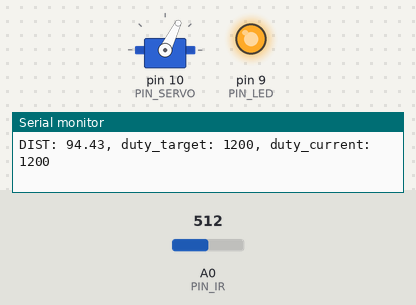
Bench run of a sketch on a simulated Arduino Uno, built with avr-gcc and run on an emulated ATmega328P. Parts: servo, output pins drawn as LEDs (lit = HIGH), the last lines printed to the serial monitor. The test bench sets the inputs (shaded band); at power-on: A0 (PIN_IR) = 512.

Above: at 1.2 s.
1.3 s: A0 (PIN_IR) set to 351
2.8 s: A0 (PIN_IR) set to 332
At 3.7 s:
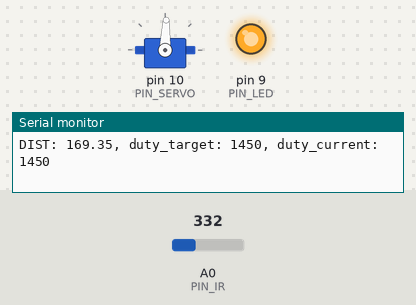
4.4 s: A0 (PIN_IR) set to 306
At 5.0 s:
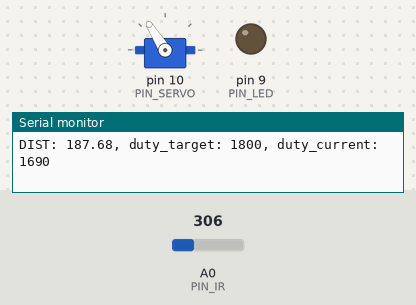
6.0 s: A0 (PIN_IR) set to 510
At 7.2 s:
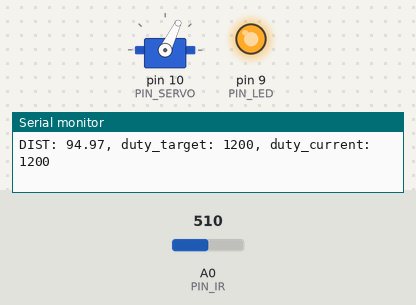
7.8 s: A0 (PIN_IR) set to 165
At 7.95 s:
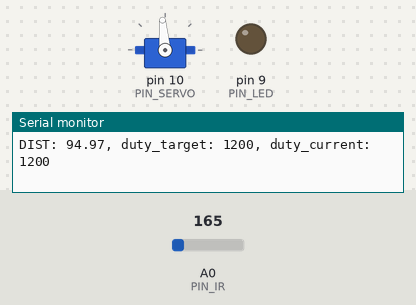
9.6 s: A0 (PIN_IR) set to 0
At 10.4 s:
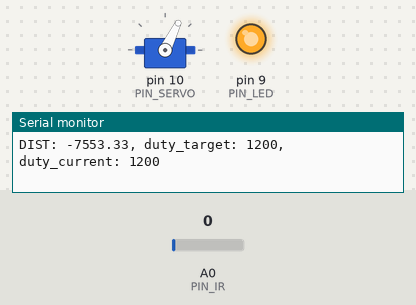
Timing chart, 0 to 12.4 s (numbered marks = the images above; inputs shaded):
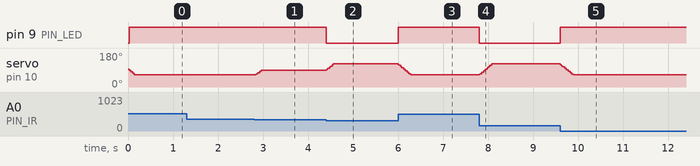

Measured:
- the behaviour switches between 333 and 332 on A0 (PIN_IR) (found by bisection; images 0 and 1)
- after the input at 2.8 s, servo on pin 10 (PIN_SERVO): 64° → 88° at once
- after the input at 4.4 s, pin 9 (PIN_LED): HIGH → LOW at once; servo on pin 10 (PIN_SERVO): 88° → 122° at once
- after the input at 6.0 s, pin 9 (PIN_LED): LOW → HIGH at once; servo on pin 10 (PIN_SERVO): moves from 122° to 64° over 0.28 s, starting at once
- after the input at 7.8 s, pin 9 (PIN_LED): HIGH → LOW at once; servo on pin 10 (PIN_SERVO): moves from 64° to 122° over 0.28 s, starting at once
- after the input at 9.6 s, pin 9 (PIN_LED): LOW → HIGH at once; servo on pin 10 (PIN_SERVO): moves from 122° to 64° over 0.30 s, starting at once

The sketch:

22_bangbangcontrol.ino
```cpp
#include <Servo.h>

// Arduino pin assignment
#define PIN_LED   9
#define PIN_SERVO 10
#define PIN_IR    A0

// Event interval parameters
#define _INTERVAL_DIST    20   // Distance sensor interval (unit: ms) -> 더 자주 측정
#define _INTERVAL_SERVO   20   // Servo interval (unit: ms)
#define _INTERVAL_SERIAL  500  // Serial interval (unit: ms)

// EMA filter configuration for the IR distance sensor
#define _EMA_ALPHA 0.8   // EMA weight of new sample (range: 0 to 1)

// Servo adjustment - Set _DUTY_MAX, _NEU, _MIN with your own numbers
#define _DUTY_MAX 2500   // Maximum duty for a full 180 degree rotation (adjusted)
#define _DUTY_NEU 1500   // Neutral point (Center)
#define _DUTY_MIN 500    // Minimum duty for a full 180 degree rotation (adjusted)

#define _BANGBANG_RANGE 300   // Reduced duty up and down for bangbang control to avoid overshooting

#define _DIST_TARGET 175      // Target distance (unit: mm)
#define _DIST_TOLERANCE 5     // Tolerance range for the target distance

// Global variables
Servo myservo;

float dist_ema;  // Filtered distance (unit: mm)

int duty_change_per_interval; // maximum duty difference per interval
int duty_target;    // Target duty
int duty_current;   // Current duty

unsigned long last_sampling_time_dist;   // unit: msec
unsigned long last_sampling_time_servo;  // unit: msec
unsigned long last_sampling_time_serial; // unit: msec

bool event_dist, event_servo, event_serial; // Event flags

void setup() {
  pinMode(PIN_LED, OUTPUT);
  myservo.attach(PIN_SERVO);

  duty_target = duty_current = _DUTY_NEU;
  myservo.writeMicroseconds(duty_current);

  Serial.begin(115200);

  // Calculate the duty_change_per_interval based on the servo speed and angle difference
  duty_change_per_interval =
    (float)(_DUTY_MAX - _DUTY_MIN) * (_INTERVAL_SERVO / 1000.0);
}

void loop() {
  unsigned long time_curr = millis();

  // Check event timing
  if (time_curr >= (last_sampling_time_dist + _INTERVAL_DIST)) {
    last_sampling_time_dist += _INTERVAL_DIST;
    event_dist = true;
  }
  if (time_curr >= (last_sampling_time_servo + _INTERVAL_SERVO)) {
    last_sampling_time_servo += _INTERVAL_SERVO;
    event_servo = true;
  }
  if (time_curr >= (last_sampling_time_serial + _INTERVAL_SERIAL)) {
    last_sampling_time_serial += _INTERVAL_SERIAL;
    event_serial = true;
  }

  // Distance sensor event
  if (event_dist) {
    float dist_filtered;
    event_dist = false;

    // Get a distance reading
    dist_filtered = volt_to_distance(ir_sensor_filtered(15, 0.5, 0));
    dist_ema = _EMA_ALPHA * dist_filtered + (1.0 - _EMA_ALPHA) * dist_ema;

    // Gradual adjustments when close to the target
    int distance_error = abs(dist_ema - _DIST_TARGET);

    // If the distance error is large, make a more aggressive adjustment
    if (distance_error > _DIST_TOLERANCE) {
      if (dist_ema > (_DIST_TARGET + _DIST_TOLERANCE)) {
        duty_target = _DUTY_NEU + _BANGBANG_RANGE;
      } else if (dist_ema < (_DIST_TARGET - _DIST_TOLERANCE)) {
        duty_target = _DUTY_NEU - _BANGBANG_RANGE;
      }
    }
    // If within tolerance, start fine adjustment for smooth stop
    else {
      // Fine-tune the servo movement gradually as it approaches the target
      int fine_adjustment = map(distance_error, 0, _DIST_TOLERANCE, 0, 50);  // Fine adjustments based on error
      if (dist_ema > _DIST_TARGET) {
        duty_target = _DUTY_NEU + fine_adjustment;
      } else if (dist_ema < _DIST_TARGET) {
        duty_target = _DUTY_NEU - fine_adjustment;
      } else {
        duty_target = _DUTY_NEU;  // Stop moving once it's within tolerance
      }
    }

    digitalWrite(PIN_LED, dist_ema < _DIST_TARGET ? HIGH : LOW);  // LED control based on distance
  }

  // Servo control event
  if (event_servo) {
    event_servo = false;

    // Gradually adjust the current duty towards the target duty for smooth servo motion
    if (duty_target > duty_current) {
      duty_current += duty_change_per_interval;
      if (duty_current > duty_target) duty_current = duty_target;
    } else if (duty_target < duty_current) {
      duty_current -= duty_change_per_interval;
      if (duty_current < duty_target) duty_current = duty_target;
    }

    // Ensure the duty stays within the limits
    if (duty_current < _DUTY_MIN) duty_current = _DUTY_MIN;
    else if (duty_current > _DUTY_MAX) duty_current = _DUTY_MAX;

    myservo.writeMicroseconds(duty_current);
  }

  // Serial output event
  if (event_serial) {
    event_serial = false;

    Serial.print("DIST: "); Serial.print(dist_ema);
    Serial.print(", duty_target: "); Serial.print(duty_target);
    Serial.print(", duty_current: "); Serial.println(duty_current);
  }
}

float volt_to_distance(int a_value) {
  return (6762.0 / (a_value - 9) - 4.0) * 10.0;  // Example conversion formula
}

int compare(const void *a, const void *b) {
  return (*(unsigned int *)a - *(unsigned int *)b);
}

unsigned int ir_sensor_filtered(unsigned int n, float position, int verbose) {
  unsigned int *ir_val, ret_val;
  if ((n == 0) || (n > 100) || (position < 0.0) || (position > 1))
    return 0;

  if (position == 1.0) position = 0.999;

  ir_val = (unsigned int *)malloc(sizeof(unsigned int) * n);
  if (ir_val == NULL) return 0;

  for (int i = 0; i < n; i++) {
    ir_val[i] = analogRead(PIN_IR);
  }

  qsort(ir_val, n, sizeof(unsigned int), compare);
  ret_val = ir_val[(unsigned int)(n * position)];
  free(ir_val);

  return ret_val;
}
```
